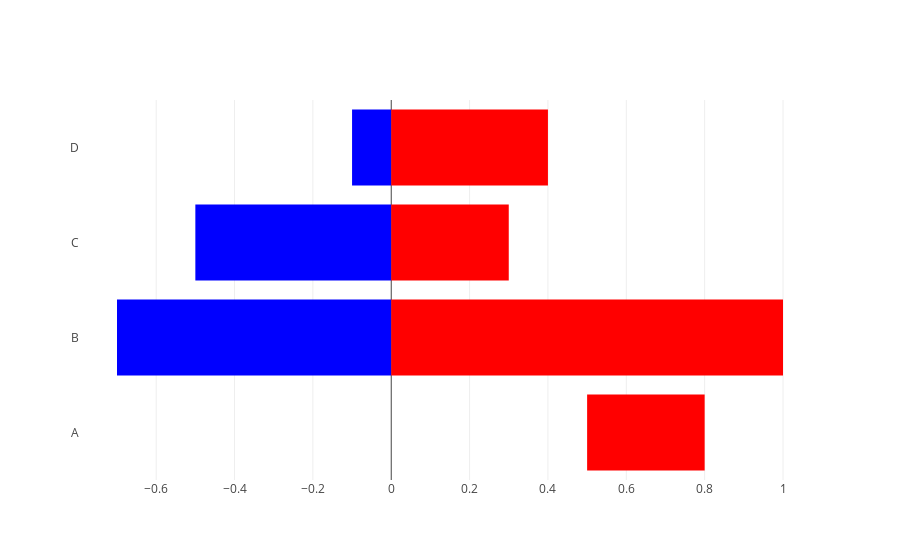

Here is the notebook cell this chart was saved with:
### Markdown cell above
We can now plot the `TornadoPlot` with

### Code cell
plotly.offline.iplot(TornadoPlot(bars.iterrows()), filename='tornadoplot')

### Figure 1 — Plotly figure (JSON) as saved in the notebook; plotly's stock layout.template omitted (floating-point values rounded to 4 significant figures)
{"data": [{"base": [0.5, 0, 0, 0], "marker": {"color": "rgba(0,0,255,1.0)"}, "name": "low", "orientation": "h", "type": "bar", "uid": "d014da34-dbf2-433c-afa9-e5dfabb0708c", "x": [0, -0.7, -0.5, -0.1], "y": ["A", "B", "C", "D"]}, {"base": [0.5, 0, 0, 0], "marker": {"color": "rgba(255,0,0,1.0)"}, "name": "high", "orientation": "h", "type": "bar", "uid": "5e95426d-a673-42f9-8b70-969ae7b7d061", "x": [0.3, 1, 0.3, 0.4], "y": ["A", "B", "C", "D"]}], "layout": {"autosize": true, "barmode": "relative", "showlegend": false, "xaxis": {"autorange": true, "range": [-0.7944, 1.094], "type": "linear"}, "yaxis": {"autorange": true, "range": [-0.5, 3.5], "type": "category"}}}
